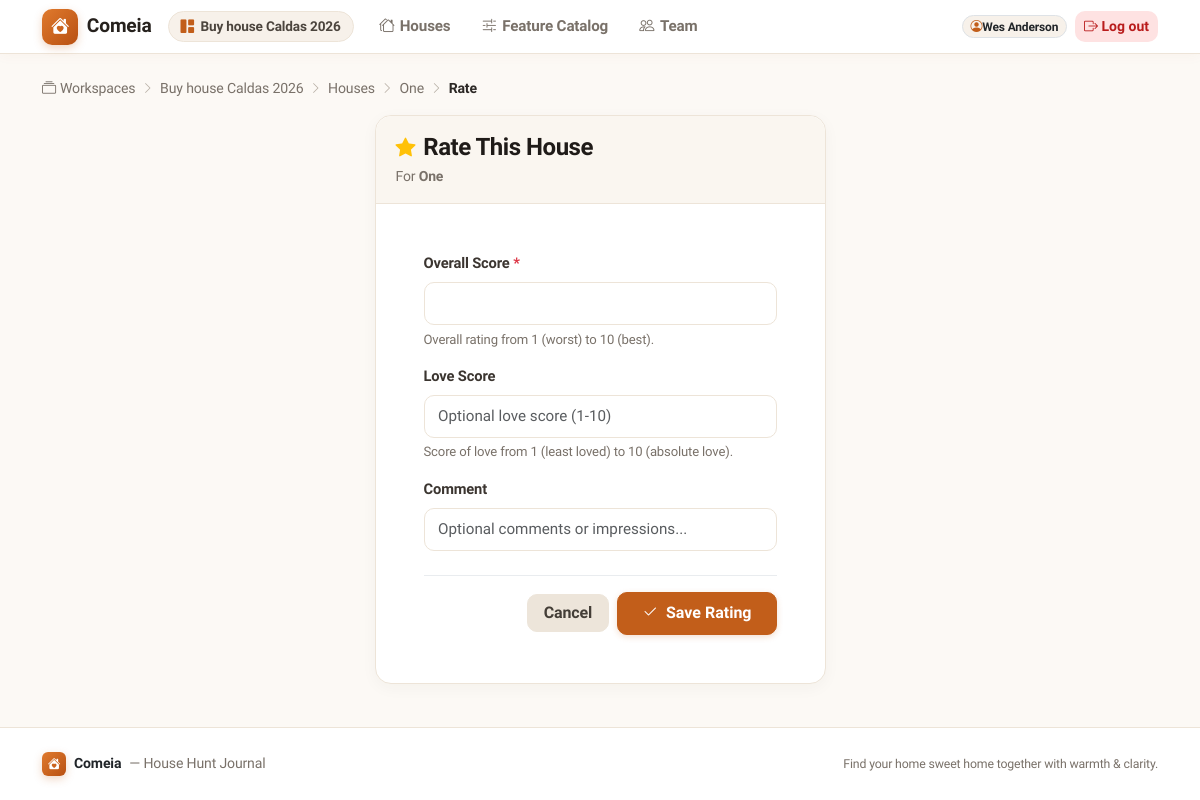
The page /w/buy-house-caldas-2026/houses/13/rating/ (signed in) on the database its author committed.
### accounts/models.py (models this page shows, shortened)
class Workspace(models.Model):
    name = models.CharField(max_length=120)
    slug = models.SlugField(max_length=140, unique=True, blank=True)
    description = models.TextField(blank=True)
    created_by = models.ForeignKey(
        settings.AUTH_USER_MODEL,
        on_delete=models.PROTECT,
        related_name="created_workspaces",
    )
    created_at = models.DateTimeField(auto_now_add=True)
    updated_at = models.DateTimeField(auto_now=True)
    class Meta:
        ordering = ("name",)
        verbose_name = _("workspace")
        verbose_name_plural = _("workspaces")
    def membership_for(self, user) -> "Membership | None":
        if not user.is_authenticated:
            return None
        return self.memberships.filter(user=user).select_related("user").first()

class User(AbstractUser):
    """Custom user model.

    Declared up-front so the project can extend it later without a painful
    migration.  Currently it adds nothing beyond :class:`AbstractUser`.
    """

### properties/models.py (models this page shows, shortened)
class House(models.Model):
    class Status(models.TextChoices):
        NEW = "new", _("New")
        VISITED = "visited", _("Visited")
        SHORTLISTED = "shortlisted", _("Shortlisted")
        REJECTED = "rejected", _("Rejected")
        OFFER = "offer", _("Offer made")
    workspace = models.ForeignKey(
        Workspace, on_delete=models.CASCADE, related_name="houses"
    )
    title = models.CharField(max_length=160)
    address = models.CharField(max_length=255, blank=True)
    city = models.CharField(max_length=120, blank=True)
    country = models.CharField(max_length=120, blank=True)
    price = models.DecimalField(
        max_digits=12, decimal_places=2, null=True, blank=True
    )
    currency = models.CharField(max_length=3, default="EUR")
    property_type = models.CharField(max_length=80, blank=True)
    bedrooms = models.PositiveSmallIntegerField(null=True, blank=True)
    bathrooms = models.PositiveSmallIntegerField(null=True, blank=True)
    area_sqm = models.DecimalField(
        max_digits=8, decimal_places=2, null=True, blank=True
    )
    lot_sqm = models.DecimalField(
        max_digits=10, decimal_places=2, null=True, blank=True
    )
    year_built = models.PositiveSmallIntegerField(null=True, blank=True)
    listing_url = models.URLField(blank=True)
    agent_name = models.CharField(
        max_length=160,
        blank=True,
        help_text=_("Person responsible for the listing (agent, owner, …)."),
    )
    status = models.CharField(
        max_length=16, choices=Status.choices, default=Status.NEW
    )
    created_by = models.ForeignKey(
        settings.AUTH_USER_MODEL,
        on_delete=models.PROTECT,
        related_name="created_houses",
    )
    created_at = models.DateTimeField(auto_now_add=True)
    updated_at = models.DateTimeField(auto_now=True)
    class Meta:
        ordering = ("-created_at",)
        verbose_name = _("house")
        verbose_name_plural = _("houses")
        indexes = [models.Index(fields=["workspace", "status"])]

### properties/views.py (the view, shortened to what this page needs)
class RatingUpsertView(HouseScopedMixin, SuccessMessageMixin, FormView):
    form_class = RatingForm
    template_name = "properties/rating_form.html"
    success_message = "Rating saved."
    require_editor = True
    def get_initial(self) -> dict[str, Any]:
        initial = super().get_initial()
        existing = Rating.objects.filter(
            house=self.house, user=self.request.user
        ).first()
        if existing is not None:
            initial["score"] = existing.score
            initial["love_score"] = existing.love_score
            initial["comment"] = existing.comment
        return initial
    def get_context_data(self, **kwargs: Any) -> dict[str, Any]:
        context = super().get_context_data(**kwargs)
        context["existing_rating"] = Rating.objects.filter(
            house=self.house, user=self.request.user
        ).first()
        return context

### templates/properties/rating_form.html (shortened to what this page needs)
{% extends "base.html" %}
{% block content %}
<nav class="breadcrumb-cozy" aria-label="breadcrumb">
    <a href="{% url 'accounts:workspace_list' %}"><i class="bi bi-collection me-1"></i>Workspaces</a>
    <span class="separator"><i class="bi bi-chevron-right"></i></span>
    <a href="{% url 'accounts:workspace_detail' workspace.slug %}">{{ workspace.name }}</a>
    <span class="separator"><i class="bi bi-chevron-right"></i></span>
    <a href="{% url 'properties:house_list' workspace.slug %}">Houses</a>
    <span class="separator"><i class="bi bi-chevron-right"></i></span>
    <a href="{% url 'properties:house_detail' workspace.slug house.pk %}">{{ house.title }}</a>
    <span class="separator"><i class="bi bi-chevron-right"></i></span>
    <span class="current">{% if existing_rating %}Edit Rating{% else %}Rate{% endif %}</span>
</nav>
<div class="row justify-content-center">
    <div class="col-12 col-md-8 col-lg-5">
        <div class="card card-cozy">
            <div class="card-cozy-header">
                <div class="d-flex align-items-center gap-2">
                    <i class="bi bi-star-fill text-warning fs-5"></i>
                    <h1 class="h4 font-heading mb-0">{% if existing_rating %}Edit Your Rating{% else %}Rate This House{% endif %}</h1>
                </div>
                <div class="text-muted-warm small mt-1">For <strong>{{ house.title }}</strong></div>
            </div>
            <div class="card-body p-4 p-md-5">
                <form method="post" novalidate>
                    {% for field in form %}
                        <div class="mb-3">
                            <label for="{{ field.id_for_label }}" class="form-label">
                                {{ field.label }}
                                {% if field.field.required %}<span class="text-danger">*</span>{% endif %}
                            </label>
                            {{ field }}
                            {% if field.help_text %}
                                <div class="helptext">{{ field.help_text }}</div>
                            {% endif %}
                        </div>
                    {% endfor %}
                    <div class="d-flex align-items-center justify-content-end gap-2 pt-3 border-top border-light-subtle mt-4">
                        <a href="{% url 'properties:house_detail' workspace.slug house.pk %}" class="btn btn-secondary px-3">Cancel</a>
                        <button type="submit" class="btn btn-primary px-4">
                            <i class="bi bi-check2 me-1"></i> Save Rating
                        </button>
                    </div>
                </form>
            </div>
        </div>
    </div>
</div>
{% endblock %}

### templates/base.html (shortened to what this page needs)
{% load static %}
<!doctype html>
<html lang="en">
<head>
    <link href="https://cdn.jsdelivr.net/npm/bootstrap@5.3.3/dist/css/bootstrap.min.css" rel="stylesheet">
    <link rel="stylesheet" href="https://cdn.jsdelivr.net/npm/bootstrap-icons@1.11.3/font/bootstrap-icons.min.css">
</head>
<body>
<header class="navbar navbar-expand-lg navbar-comeia sticky-top">
    <div class="container-xl">
        <a class="brand-text" href="{% url 'accounts:workspace_list' %}">
            <span class="brand-logo-icon"><i class="bi bi-house-heart-fill"></i></span>
            <span>Comeia</span>
        </a>
        <div class="collapse navbar-collapse" id="navbarComeiaNav">
            <div class="navbar-nav me-auto align-items-lg-center ms-lg-3 mt-2 mt-lg-0 gap-1">
                {% if workspace %}
                    <div class="d-flex align-items-center me-2 my-1 my-lg-0">
                        <a href="{% url 'accounts:workspace_detail' workspace.slug %}" class="workspace-chip" title="Active workspace">
                            <i class="bi bi-grid-1x2-fill text-primary-warm"></i>
                            <span class="text-truncate" style="max-width: 180px;">{{ workspace.name }}</span>
                        </a>
                    </div>
                    <a class="nav-link-cozy" href="{% url 'properties:house_list' workspace.slug %}">
                        <i class="bi bi-houses"></i> Houses
                    </a>
                    <a class="nav-link-cozy" href="{% url 'properties:feature_list' workspace.slug %}">
                        <i class="bi bi-sliders2"></i> Feature Catalog
                    </a>
                    <a class="nav-link-cozy" href="{% url 'accounts:workspace_detail' workspace.slug %}">
                        <i class="bi bi-people"></i> Team
                    </a>
                {% else %}
                    <a class="nav-link-cozy" href="{% url 'accounts:workspace_list' %}">
                        <i class="bi bi-collection"></i> Workspaces
                    </a>
                {% endif %}
            </div>
            <div class="navbar-nav ms-auto align-items-lg-center gap-2 mt-3 mt-lg-0">
                {% if user.is_authenticated %}
                    <div class="d-flex align-items-center gap-2">
                        <span class="badge bg-surface text-dark border px-2.5 py-1.5 d-inline-flex align-items-center gap-1.5" style="border-radius: 12px; font-weight: 600;">
                            <i class="bi bi-person-circle text-primary-warm"></i> {{ user.get_full_name|default:user.username }}
                        </span>
                        <form method="post" action="{% url 'accounts:logout' %}" class="d-inline m-0">
                            <button type="submit" class="btn btn-sm btn-soft-danger px-2.5 py-1" title="Log out">
                                <i class="bi bi-box-arrow-right"></i> Log out
                            </button>
                        </form>
                    </div>
                {% endif %}
            </div>
        </div>
    </div>
</header>
<main class="container-xl py-4 flex-grow-1">
    {% block content %}{% endblock %}
</main>
<footer class="footer-comeia">
    <div class="container-xl d-flex flex-column flex-sm-row justify-content-between align-items-center gap-2">
        <div class="d-flex align-items-center gap-2">
            <span class="brand-logo-icon" style="width: 24px; height: 24px; font-size: 0.8rem; border-radius: 6px;"><i class="bi bi-house-heart-fill"></i></span>
            <span class="fw-bold text-dark">Comeia</span>
            <span class="text-muted-warm">— House Hunt Journal</span>
        </div>
        <div class="text-muted-warm small">
            Find your home sweet home together with warmth & clarity.
        </div>
    </div>
</footer>
</body>
</html>

### rows shown on the page
Workspace: name "Buy house Caldas 2026"
User: get_full_name "Wes Anderson"
House: title "One"

### other values the page prints
{{ field.label }} "Overall Score" "Love Score" "Comment"
{{ field.help_text }} "Overall rating from 1 (worst) to 10 (best)." "Score of love from 1 (least loved) to 10 (absolute love)."
